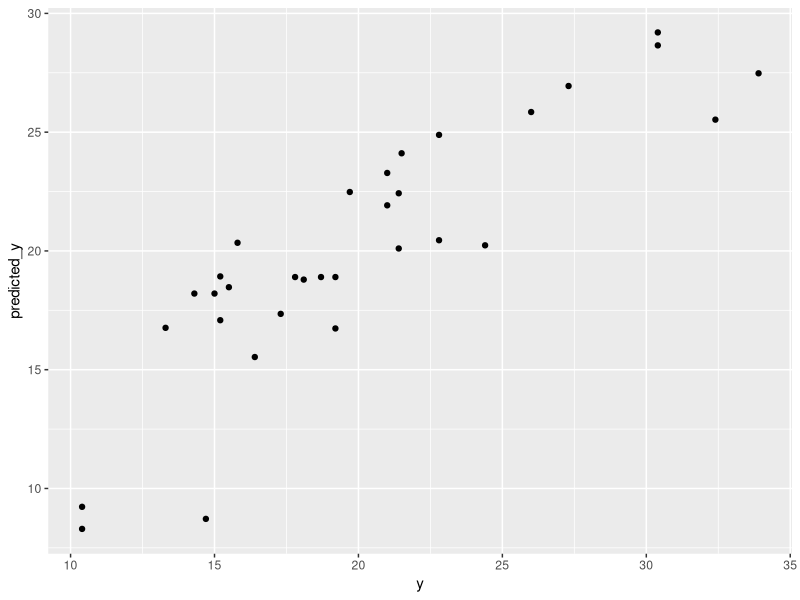

Recreate this plot in R.

#Notes can be found at the link below
#https://nbviewer.jupyter.org/github/corybaird/PLCY_Code_2020_winter/blob/main/Code_sessions/Session_2/Session_2_Notes.ipynb

# A.1 Import libraries¶

## Step 1
#install.packages('dplyr')
#install.packages('ggplot2')

#A.2 Import data¶

# Step 2
library(ggplot2)
library(dplyr)

mtcars = as_tibble(mtcars)
mtcars %>% head(2)


# 1. OLS regression
# 1.1 OLS: Built-in package lm
# 1.1.1 Regression summary¶

linear_reg = lm(mpg ~ wt, data=mtcars)

print(summary(linear_reg))


# 1.1.1.1 Accessing coefficients from summary

linear_reg_summary = summary(linear_reg)

linear_reg_summary$coefficients

# F-stat
print('F-stat')
linear_reg_summary$fstatistic

# R-sq
print(paste('R-sq:', linear_reg_summary$r.squared, sep=' '))


# 1.1.1.2 Accessing specific coefficients¶

#linear_reg_summary$coefficients["wt","Std. Error"] #Std. errors

#linear_reg_summary$coefficients["wt","t value"] #T-value

beta1_lm = linear_reg_summary$coefficients["wt","Estimate"] #Beta 

beta1_lm


# 1.1.2 Residuals¶

#linear_reg$fitted.values #Yhat
#linear_reg$coefficients #coefficients
#linear_reg$residuals #Residuals

df_model = mtcars  %>% select(wt,mpg)

df_model = df_model  %>% 
rename('y' = mpg) %>% 
mutate(residu = linear_reg$residuals,
       predicted_y = linear_reg$fitted.values) 

df_model %>% head(5)


# 1.1.2.1 Plot regression residuals¶

#predicted_y == yhat
df_model  %>% ggplot(aes(y, predicted_y))+ geom_point()


# 1.2 OLS: Using matrix algebra¶
# 1.2.1 Create matrices for X and Y values¶

X = as.matrix(mtcars %>% select(wt)) 
X = cbind(X,rep(1,length(X))) #Add constant/intercept
colnames(X)[2] <- "Intercept" #Name intercept
Y = as.matrix(mtcars %>% select(mpg))

# Method 1: SOLVE OLS USING Linear algebra
A = solve(t(X)%*%X)
bhat_hand = A  %*% t(X) %*% Y 
print(bhat_hand)

# Method 2: SOlVE OLS using cov--Note only works for Single linear regression
cov(Y, X)['mpg','wt']/var(X)['wt','wt'] 


# 2. Regression diagnostics¶

#Step 1
#install.packages('lmtest')

#Step 2
library(lmtest)


# 2.1 Breusch pagan: test for heteroskedasticity¶

linear_reg = lm(mpg ~ wt, data=mtcars)
bptest(linear_reg)

### 2.1.1 Create function to check the above test
diagnostics <- function(regression) {
    bp_res = bptest(linear_reg)$p.value
    if (bp_res<.1){
        print(paste("P-value", round(bp_res,3)))
        print("Reject null. Thus there is evidence of heteroskedasticity")
    }
    else{
        print(paste("P-value", round(bp_res,3)))
        print("Cannot reject null. No evidence of heteroskedasticity")
    } 
}

diagnostics(linear_reg)


# 2.2 DW test: test for serial correlation¶

dwtest(linear_reg)



# 2.3 Functional misspecification¶
resettest(linear_reg)


# 2.4 Introduction to functions¶
# 2.4.1 Function: square numbers¶

square = function(a){
  solution = a^2
  return (solution)
}
square(4)


# 2.4.2 Function: add two numbers¶

add_numbers = function(a,b){
    solution = (a^2)+b
    return (solution)
}

add_numbers(2,3)


# 2.4.3 Function: using if and else¶

number_test = function(a,b,c) { 
    print('You can print anything you want inside functions')
    solution1 = a+b
    solution = solution1-c
    print(paste("The solution is:", solution))
    if (solution>100){
        print('Big numbers are lame')
    }
    else{
        print('Small numbers are cool')
    }
}

number_test(1,2,5)


# 2.4.4 Function: BP, DW and RESET Test¶

diagnostics = function(regression) { 
    #BP-test
    print('-------')
    print('BP-Test')
    bp_res = bptest(linear_reg)$p.value
    if (bp_res<.1){
        print(paste("P-value", round(bp_res,3)))
        print("Reject null. Thus there is evidence of heteroskedasticity")
    }
    else{
        print(paste("P-value", round(bp_res,3)))
        print("Cannot reject null. No evidence of heteroskedasticity")
    }
    #DW-test
    print('-------')
    print('DW-Test')
    dw_res = dwtest(linear_reg)$p.value
    if (dw_res<.1){
        print(paste("P-value", round(dw_res,3)))
        print("Reject null. Thus there is evidence of serial correlation")
    }
    else{
        print(paste("P-value", round(bp_res,3)))
        print("Cannot reject null. No evidence of serial correlation")
    } 
    #Ramsey Reset test
    print('-------')
    print('Rest-Test')
    ram_res = resettest(linear_reg)$p.value
    if (ram_res<.1){
        print(paste("P-value", round(ram_res,3)))
        print("Reject null. Thus there is evidence of misspecification")
    }
    else{
        print(paste("P-value", round(ram_res,3)))
        print("Cannot reject null. No evidence of  misspecification")
    } 
}

diagnostics(linear_reg)



# 3. Other regression models
# 3.1 Robust S.E. regression

library(MASS)

summary(rlm(mpg ~ wt, mtcars))


# 3.2 Fixed effects¶

library(plm)

data("Grunfeld", package="plm")
Grunfeld  %>% head(3)


# 3.2.1 Fixed effects: Individual fixed effects¶

grun.fe <- plm(inv~value+capital, index=c('firm','year'), data = Grunfeld, model = "within")
summary(grun.fe)$coefficients


# 3.2.2 Fixed effects: Individual AND time fixed effects¶

#Method 1: factor(year)
grun.fe <- plm(inv~value+capital+factor(year), index=c('firm','year'), data = Grunfeld, model = "within")

#Method 2: effect='twoways'
grun.fe <- plm(inv~value+capital, index=c('firm','year'), data = Grunfeld, model = "within", effect='twoways')
summary(grun.fe)$coefficients


# 3.3 Standard errors
# 3.3.1 Baseline standard error¶

summary(grun.fe)$coefficients


# 3.3.2 Clustered standard error¶

coeftest(grun.fe, vcovHC(grun.fe, type = 'HC0', cluster = c('group','time')))


# 3.4 Random effects¶

grun.re <- plm(inv~value+capital,index=c('firm','year'), data = Grunfeld, model = "random")
summary(grun.re)$coefficients


# 3.4.1 Robust standard errors¶

coeftest(grun.re, vcovHC(grun.re, type = 'HC0', cluster = c('group','time')))


# 3.5 Logistic regression¶

mtcars %>% head(2)

summary(glm(am~ cyl+disp+drat+mpg, family='binomial', mtcars))


# 4. Machine Learning: Supervised learning¶

# Step 1
#install.packages('caret')

# Step 2
library(caret)

data(Sacramento)
house_df = Sacramento %>% as_tibble()
house_df  = house_df %>% mutate(ID = row_number())
house_df %>% head(3)


# 4.1.1. Baseline regression¶

model = lm(price ~ beds+baths+sqft, data=house_df)


# 4.1.1.1 Evaluate model by calculating RMSE¶

rmse = function(acutal, predicted){
    error = predicted - acutal
    rmse = sqrt(mean(error^2))
    return(rmse)
}


# 4.1.1.2 Actual data=price , Predicted data=fitted.values¶

rmse(house_df$price, model$fitted.values)


# 4.1.2 Train-test regression¶

set.seed(42)

train = house_df  %>% sample_frac(.8)
train %>% head(2)

test = house_df[-train$ID,]
test %>% head(2)

model = lm(price ~ beds+baths+sqft, data=train)

p = predict(model, test)

rmse(p, test$price)


# 4.2 Cross validation¶

model <- train(
  price ~ beds+baths+sqft, 
    data=house_df,
  method = "lm",
  trControl = trainControl(
    method = "cv", 
    number = 10,
    verboseIter = FALSE
  )
)
model
